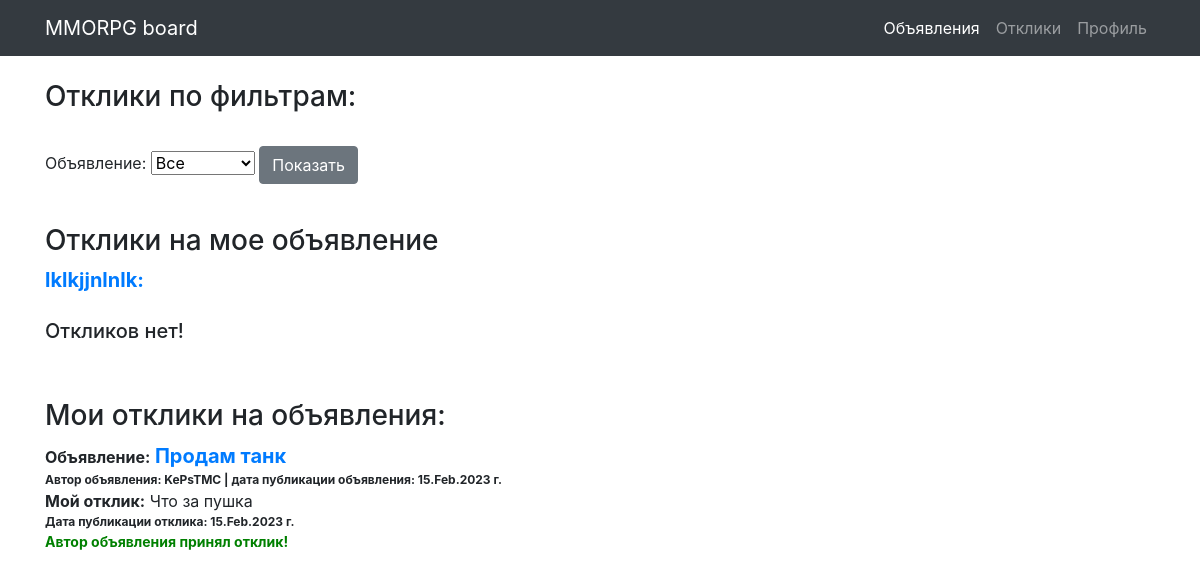
The page /responses/19 (signed in) on the database its author committed.
### board/models.py (models this page shows)
class Post(models.Model):
    author = models.ForeignKey(User, on_delete=models.CASCADE)
    CAT = (('tanks', 'Танки'),
           ('healers', 'Хилы'),
           ('damage_dealers', 'ДД'),
           ('dealers', 'Торговцы'),
           ('gildmasters', 'Гилдмастеры'),
           ('quest_givers', 'Квестгиверы'),
           ('blacksmiths', 'Кузнецы'),
           ('tanners', 'Кожевники'),
           ('potion_makers', 'Зельевары'),
           ('spell_masters', 'Мастера заклинаний'))
    category = models.CharField(max_length=15, choices=CAT, verbose_name='Категория')
    dateCreation = models.DateTimeField(auto_now_add=True)
    title = models.CharField(max_length=256, verbose_name='Название')
    text = RichTextField()

class Response(models.Model):
    author = models.ForeignKey(User, on_delete=models.CASCADE)
    post = models.ForeignKey(Post, on_delete=models.CASCADE)
    text = models.TextField(verbose_name='Текст')
    status = models.BooleanField(default=False)
    dateCreation = models.DateTimeField(auto_now_add=True)

### board/views.py (the view, shortened to what this page needs)
# urls.py: path('responses', Responses.as_view(), name='responses'),
class Responses(LoginRequiredMixin, ListView):
    model = Response
    template_name = 'responses.html'
    context_object_name = 'responses'
    def get_context_data(self, **kwargs):
        context = super(Responses, self).get_context_data(**kwargs)
        global title
        """
        Далее в условии - если пользователь попал на страницу через ссылку из письма, в которой содержится
        ID поста для фильтра - фильтр работает по этому ID
        """
        if self.kwargs.get('pk') and Post.objects.filter(id=self.kwargs.get('pk')).exists():
            title = str(Post.objects.get(id=self.kwargs.get('pk')).title)
            print(title)
        context['form'] = ResponsesFilterForm(self.request.user, initial={'title': title})
        context['title'] = title
        if title:
            post_id = Post.objects.get(title=title)
            context['filter_responses'] = list(Response.objects.filter(post_id=post_id).order_by('-dateCreation'))
            context['response_post_id'] = post_id.id
        else:
            context['filter_responses'] = list(Response.objects.filter(post_id__author_id=self.request.user).order_by('-dateCreation'))
        context['myresponses'] = list(Response.objects.filter(author_id=self.request.user).order_by('-dateCreation'))
        return context

### board/forms.py
class ResponsesFilterForm(forms.Form):
    def __init__(self, user, *args, **kwargs):
        super(ResponsesFilterForm, self).__init__(*args, **kwargs)
        self.fields['title'] = forms.ModelChoiceField(
            label='Объявление',
            queryset=Post.objects.filter(author_id=user.id).order_by('-dateCreation').values_list('title', flat=True),
            empty_label="Все",
            required=False
        )

### templates/responses.html (shortened to what this page needs)
{% extends 'default.html' %}
{% load bootstrap4 %}
{% block content %}
    <br>
    <h3>Отклики по фильтрам:</h3><br>
	<form method="POST">
        {{ form }}
		<input class="btn btn-secondary" type="submit" value="Показать">
	</form><br>
    {% if title %}
        <h3>Oтклики на мое объявление</h3>
        <a href="/post/{{ response_post_id }}" style="font-size: 20px;"><b>{{ title }}:</b></a><br>
        {% if filter_responses %}
            {% for response in filter_responses %}
                <a><b>Отклик: </b></a>{{ response.text }}<br>
                <span style="font-size: 12px;"><b>Автор отклика: {{ response.author.username }} |
                    дата публикации отклика: {{ response.dateCreation|date:'d.M.Y' }} г.</b></span><br>
                {% if response.status == False %}
                    <a href="/response/accept/{{ response.id }}" style="font-size: 12px; color:green"><b>принять</b></a>
                    <a>&nbsp;&nbsp;&nbsp;</a>
                    <a href="/response/delete/{{ response.id }}" style="font-size: 12px; color:red"><b>удалить</b></a>
                {% else %}
                    <a style="font-size: 14px; color:green"><b>отклик принят</b></a>
                {% endif %}
                <br><br>
            {% endfor %}
        {% else %}
            <br>
            <h5>Откликов нет!</h5>
        {% endif %}
    {% endif %}
    <br><br>
    <h3>Мои отклики на объявления:</h3>
    {% if myresponses %}
        {% for response in myresponses %}
            <a><b>Объявление:</b></a>
            <a href="/post/{{ response.post_id }}" style="font-size: 20px;"><b>{{ response.post.title }}</b></a><br>
            <span style="font-size: 12px;"><b>Автор объявления:  {{ response.post.author.username }} |
                дата публикации объявления: {{ response.post.dateCreation|date:'d.M.Y' }} г.</b></span><br>
            <a><b>Мой отклик:</b></a>
            {{ response.text }}<br>
            <span style="font-size: 12px;"><b>Дата публикации отклика: {{ response.dateCreation|date:'d.M.Y' }} г.</b></span><br>
            {% if response.status == True %}
                <a style="font-size: 14px; color:green"><b>Автор объявления принял отклик!</b></a>
            {% else %}
                <a style="font-size: 14px; color:red"><b>Автор объявления пока не принял отклик!</b></a>
            {% endif %}
        <br><br>
        {% endfor %}
    {% else %}
        <h5>Откликов нет!</h5>
    {% endif %}
{% endblock content %}

### rows shown on the page
Post: title "lklkjjnlnlk"
Response: post "Продам танк", post.author.username "KePsTMC", post.dateCreation "15.Feb.2023", text "Что за пушка", dateCreation "15.Feb.2023", status "Автор объявления принял отклик!"
